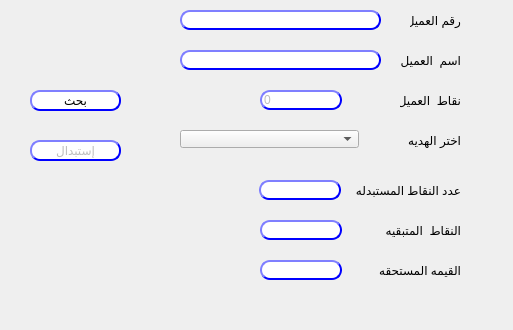
<?xml version="1.0" encoding="UTF-8"?>
<ui version="4.0">
 <class>Dialog</class>
 <widget class="QDialog" name="Dialog">
  <property name="geometry">
   <rect>
    <x>0</x>
    <y>0</y>
    <width>513</width>
    <height>330</height>
   </rect>
  </property>
  <property name="windowTitle">
   <string>استبدال النقاط بهديه</string>
  </property>
  <widget class="QPushButton" name="Qbtn_search">
   <property name="enabled">
    <bool>true</bool>
   </property>
   <property name="geometry">
    <rect>
     <x>30</x>
     <y>90</y>
     <width>91</width>
     <height>21</height>
    </rect>
   </property>
   <property name="styleSheet">
    <string notr="true">QPushButton{
                                        background-color: white;
                                        border-style: outset;
                                        border-width: 2px;
                                        border-radius: 10px;
                                        border-color: blue;
                                        min-width:6em;
                                       }
                                        QPushButton:hover {
                                        background: qradialgradient(
                                        cx: 0.3, cy: -0.4, fx: 0.3, fy: -0.4,
                                        radius: 1.35, stop: 0 #fff, stop: 1 #bbb
                                        );
                                        }
                                        QPushButton:pressed {
                                        border-style: inset;
                                        background: qradialgradient(
                                        cx: 0.4, cy: -0.1, fx: 0.4, fy: -0.1,
                                        radius: 1.35, stop: 0 #fff, stop: 1 #ddd
                                        );
                                        }
                                    
                                    </string>
   </property>
   <property name="text">
    <string>بحث</string>
   </property>
  </widget>
  <widget class="QPushButton" name="Qbtn_replace">
   <property name="enabled">
    <bool>false</bool>
   </property>
   <property name="geometry">
    <rect>
     <x>30</x>
     <y>140</y>
     <width>91</width>
     <height>21</height>
    </rect>
   </property>
   <property name="styleSheet">
    <string notr="true">QPushButton{
                                        background-color: white;
                                        border-style: outset;
                                        border-width: 2px;
                                        border-radius: 10px;
                                        border-color: blue;
                                        min-width:6em;
                                       }
                                        QPushButton:hover {
                                        background: qradialgradient(
                                        cx: 0.3, cy: -0.4, fx: 0.3, fy: -0.4,
                                        radius: 1.35, stop: 0 #fff, stop: 1 #bbb
                                        );
                                        }
                                        QPushButton:pressed {
                                        border-style: inset;
                                        background: qradialgradient(
                                        cx: 0.4, cy: -0.1, fx: 0.4, fy: -0.1,
                                        radius: 1.35, stop: 0 #fff, stop: 1 #ddd
                                        );
                                        }
                                    
                                    </string>
   </property>
   <property name="text">
    <string>إستبدال</string>
   </property>
  </widget>
  <widget class="QLabel" name="label_20">
   <property name="geometry">
    <rect>
     <x>370</x>
     <y>130</y>
     <width>91</width>
     <height>20</height>
    </rect>
   </property>
   <property name="text">
    <string>اختر الهديه</string>
   </property>
  </widget>
  <widget class="QComboBox" name="CMB_redeemItem">
   <property name="geometry">
    <rect>
     <x>180</x>
     <y>130</y>
     <width>179</width>
     <height>18</height>
    </rect>
   </property>
  </widget>
  <widget class="QLabel" name="label_16">
   <property name="geometry">
    <rect>
     <x>400</x>
     <y>90</y>
     <width>61</width>
     <height>20</height>
    </rect>
   </property>
   <property name="text">
    <string>نقاط  العميل</string>
   </property>
  </widget>
  <widget class="QLineEdit" name="Qline_cust">
   <property name="geometry">
    <rect>
     <x>180</x>
     <y>10</y>
     <width>201</width>
     <height>20</height>
    </rect>
   </property>
   <property name="styleSheet">
    <string notr="true">QLineEdit{
                                        background-color: white;
                                        border-style: outset;
                                        border-width: 2px;
                                        border-radius: 10px;
                                        border-color: blue;
                                        min-width: 6em;
                                        }
                                        QLineEdit:hover {
                                        background: qradialgradient(
                                        cx: 0.3, cy: -0.4, fx: 0.3, fy: -0.4,
                                        radius: 1.35, stop: 0 #fff, stop: 1 #bbb
                                        );
                                        }
                                       QLineEdit:pressed {
                                        border-style: inset;
                                        background: qradialgradient(
                                        cx: 0.4, cy: -0.1, fx: 0.4, fy: -0.1,
                                        radius: 1.35, stop: 0 #fff, stop: 1 #ddd
                                        );
                                        }
                                    </string>
   </property>
  </widget>
  <widget class="QLabel" name="label_15">
   <property name="geometry">
    <rect>
     <x>400</x>
     <y>50</y>
     <width>61</width>
     <height>20</height>
    </rect>
   </property>
   <property name="text">
    <string>اسم  العميل</string>
   </property>
  </widget>
  <widget class="QLabel" name="label_14">
   <property name="geometry">
    <rect>
     <x>410</x>
     <y>10</y>
     <width>51</width>
     <height>20</height>
    </rect>
   </property>
   <property name="text">
    <string>رقم العميل</string>
   </property>
  </widget>
  <widget class="QLineEdit" name="Qline_name">
   <property name="enabled">
    <bool>false</bool>
   </property>
   <property name="geometry">
    <rect>
     <x>180</x>
     <y>50</y>
     <width>201</width>
     <height>20</height>
    </rect>
   </property>
   <property name="styleSheet">
    <string notr="true">QLineEdit{
                                        background-color: white;
                                        border-style: outset;
                                        border-width: 2px;
                                        border-radius: 10px;
                                        border-color: blue;
                                        min-width: 6em;
                                        }
                                        QLineEdit:hover {
                                        background: qradialgradient(
                                        cx: 0.3, cy: -0.4, fx: 0.3, fy: -0.4,
                                        radius: 1.35, stop: 0 #fff, stop: 1 #bbb
                                        );
                                        }
                                       QLineEdit:pressed {
                                        border-style: inset;
                                        background: qradialgradient(
                                        cx: 0.4, cy: -0.1, fx: 0.4, fy: -0.1,
                                        radius: 1.35, stop: 0 #fff, stop: 1 #ddd
                                        );
                                        }
                                    </string>
   </property>
  </widget>
  <widget class="QLineEdit" name="Qline_points">
   <property name="enabled">
    <bool>false</bool>
   </property>
   <property name="geometry">
    <rect>
     <x>260</x>
     <y>90</y>
     <width>82</width>
     <height>20</height>
    </rect>
   </property>
   <property name="styleSheet">
    <string notr="true">QLineEdit{
                                        background-color: white;
                                        border-style: outset;
                                        border-width: 2px;
                                        border-radius: 10px;
                                        border-color: blue;
                                        min-width: 6em;
                                        }
                                        QLineEdit:hover {
                                        background: qradialgradient(
                                        cx: 0.3, cy: -0.4, fx: 0.3, fy: -0.4,
                                        radius: 1.35, stop: 0 #fff, stop: 1 #bbb
                                        );
                                        }
                                       QLineEdit:pressed {
                                        border-style: inset;
                                        background: qradialgradient(
                                        cx: 0.4, cy: -0.1, fx: 0.4, fy: -0.1,
                                        radius: 1.35, stop: 0 #fff, stop: 1 #ddd
                                        );
                                        }
                                    </string>
   </property>
   <property name="text">
    <string>0</string>
   </property>
  </widget>
  <widget class="QLineEdit" name="Qline_replace">
   <property name="enabled">
    <bool>true</bool>
   </property>
   <property name="geometry">
    <rect>
     <x>259</x>
     <y>180</y>
     <width>82</width>
     <height>20</height>
    </rect>
   </property>
   <property name="styleSheet">
    <string notr="true">QLineEdit{
                                        background-color: white;
                                        border-style: outset;
                                        border-width: 2px;
                                        border-radius: 10px;
                                        border-color: blue;
                                        min-width: 6em;
                                        }
                                        QLineEdit:hover {
                                        background: qradialgradient(
                                        cx: 0.3, cy: -0.4, fx: 0.3, fy: -0.4,
                                        radius: 1.35, stop: 0 #fff, stop: 1 #bbb
                                        );
                                        }
                                       QLineEdit:pressed {
                                        border-style: inset;
                                        background: qradialgradient(
                                        cx: 0.4, cy: -0.1, fx: 0.4, fy: -0.1,
                                        radius: 1.35, stop: 0 #fff, stop: 1 #ddd
                                        );
                                        }
                                    </string>
   </property>
   <property name="text">
    <string/>
   </property>
  </widget>
  <widget class="QLabel" name="label_18">
   <property name="geometry">
    <rect>
     <x>370</x>
     <y>220</y>
     <width>91</width>
     <height>20</height>
    </rect>
   </property>
   <property name="text">
    <string>النقاط  المتبقيه</string>
   </property>
  </widget>
  <widget class="QLabel" name="label_19">
   <property name="geometry">
    <rect>
     <x>370</x>
     <y>260</y>
     <width>91</width>
     <height>20</height>
    </rect>
   </property>
   <property name="text">
    <string>القيمه المستحقه</string>
   </property>
  </widget>
  <widget class="QLineEdit" name="Qline_remainder">
   <property name="enabled">
    <bool>false</bool>
   </property>
   <property name="geometry">
    <rect>
     <x>260</x>
     <y>220</y>
     <width>82</width>
     <height>20</height>
    </rect>
   </property>
   <property name="styleSheet">
    <string notr="true">QLineEdit{
                                        background-color: white;
                                        border-style: outset;
                                        border-width: 2px;
                                        border-radius: 10px;
                                        border-color: blue;
                                        min-width: 6em;
                                        }
                                        QLineEdit:hover {
                                        background: qradialgradient(
                                        cx: 0.3, cy: -0.4, fx: 0.3, fy: -0.4,
                                        radius: 1.35, stop: 0 #fff, stop: 1 #bbb
                                        );
                                        }
                                       QLineEdit:pressed {
                                        border-style: inset;
                                        background: qradialgradient(
                                        cx: 0.4, cy: -0.1, fx: 0.4, fy: -0.1,
                                        radius: 1.35, stop: 0 #fff, stop: 1 #ddd
                                        );
                                        }
                                    </string>
   </property>
   <property name="text">
    <string/>
   </property>
  </widget>
  <widget class="QLabel" name="label_17">
   <property name="geometry">
    <rect>
     <x>350</x>
     <y>180</y>
     <width>111</width>
     <height>20</height>
    </rect>
   </property>
   <property name="text">
    <string>عدد النقاط المستبدله</string>
   </property>
  </widget>
  <widget class="QLineEdit" name="Qline_point_value">
   <property name="enabled">
    <bool>false</bool>
   </property>
   <property name="geometry">
    <rect>
     <x>260</x>
     <y>260</y>
     <width>82</width>
     <height>20</height>
    </rect>
   </property>
   <property name="styleSheet">
    <string notr="true">QLineEdit{
                                        background-color: white;
                                        border-style: outset;
                                        border-width: 2px;
                                        border-radius: 10px;
                                        border-color: blue;
                                        min-width: 6em;
                                        }
                                        QLineEdit:hover {
                                        background: qradialgradient(
                                        cx: 0.3, cy: -0.4, fx: 0.3, fy: -0.4,
                                        radius: 1.35, stop: 0 #fff, stop: 1 #bbb
                                        );
                                        }
                                       QLineEdit:pressed {
                                        border-style: inset;
                                        background: qradialgradient(
                                        cx: 0.4, cy: -0.1, fx: 0.4, fy: -0.1,
                                        radius: 1.35, stop: 0 #fff, stop: 1 #ddd
                                        );
                                        }
                                    </string>
   </property>
   <property name="text">
    <string/>
   </property>
  </widget>
 </widget>
 <resources/>
 <connections/>
</ui>
